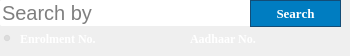
         <widget class="QFrame" name="searchFrame">
          <property name="minimumSize">
           <size>
            <width>0</width>
            <height>45</height>
           </size>
          </property>
          <property name="styleSheet">
           <string notr="true">#searchFrame{
background-color:transparent;
}</string>
          </property>
          <property name="frameShape">
           <enum>QFrame::NoFrame</enum>
          </property>
          <property name="frameShadow">
           <enum>QFrame::Raised</enum>
          </property>
          <widget class="QLineEdit" name="searchbyfieldLineEdit">
           <property name="geometry">
            <rect>
             <x>0</x>
             <y>0</y>
             <width>251</width>
             <height>26</height>
            </rect>
           </property>
           <property name="font">
            <font>
             <pointsize>-1</pointsize>
            </font>
           </property>
           <property name="styleSheet">
            <string notr="true">border-radius:2px;
font-size:20px;
width:230;</string>
           </property>
           <property name="text">
            <string/>
           </property>
           <property name="placeholderText">
            <string>Search by</string>
           </property>
          </widget>
          <widget class="QPushButton" name="searchPushButton">
           <property name="geometry">
            <rect>
             <x>250</x>
             <y>0</y>
             <width>91</width>
             <height>27</height>
            </rect>
           </property>
           <property name="sizePolicy">
            <sizepolicy hsizetype="Fixed" vsizetype="Fixed">
             <horstretch>0</horstretch>
             <verstretch>0</verstretch>
            </sizepolicy>
           </property>
           <property name="minimumSize">
            <size>
             <width>0</width>
             <height>8</height>
            </size>
           </property>
           <property name="maximumSize">
            <size>
             <width>16777215</width>
             <height>27</height>
            </size>
           </property>
           <property name="toolTip">
            <string>&lt;html&gt;&lt;head/&gt;&lt;body&gt;&lt;p&gt;Click to search&lt;/p&gt;&lt;/body&gt;&lt;/html&gt;</string>
           </property>
           <property name="autoFillBackground">
            <bool>false</bool>
           </property>
           <property name="styleSheet">
            <string notr="true">#searchPushButton
{
	-moz-box-shadow:inset 0px 1px 0px 0px #54a3f7;
	-webkit-box-shadow:inset 0px 1px 0px 0px #54a3f7;
	box-shadow:inset 0px 1px 0px 0px #54a3f7;
	background:-webkit-gradient(linear, left top, left bottom, color-stop(0.05, #007dc1), color-stop(1, #0061a7));
	background:-moz-linear-gradient(top, #007dc1 5%, #0061a7 100%);
	background:-webkit-linear-gradient(top, #007dc1 5%, #0061a7 100%);
	background:-o-linear-gradient(top, #007dc1 5%, #0061a7 100%);
	background:-ms-linear-gradient(top, #007dc1 5%, #0061a7 100%);
	background:linear-gradient(to bottom, #007dc1 5%, #0061a7 100%);
	background-color:#007dc1;
	-moz-border-radius:13px;
	-webkit-border-radius:13px;;
	border:1px solid #124d77;
	display:inline-block;
	cursor:pointer;
	color:#ffffff;
	font-family:georgia;
	font-size:13px;
	font-weight:bold;
	text-shadow:0px 1px 0px #154682;
}

#searchPushButton:hover
{
	background:-webkit-gradient(linear, left top, left bottom, color-stop(0.05, #0061a7), color-stop(1, #007dc1));
	background:-moz-linear-gradient(top, #0061a7 5%, #007dc1 100%);
	background:-webkit-linear-gradient(top, #0061a7 5%, #007dc1 100%);
	background:-o-linear-gradient(top, #0061a7 5%, #007dc1 100%);
	background:-ms-linear-gradient(top, #0061a7 5%, #007dc1 100%);
	background:linear-gradient(to bottom, #0061a7 5%, #007dc1 100%);
	background-color:#0061a7;
}
</string>
           </property>
           <property name="text">
            <string>Search</string>
           </property>
           <property name="checkable">
            <bool>false</bool>
           </property>
           <property name="autoDefault">
            <bool>false</bool>
           </property>
           <property name="default">
            <bool>false</bool>
           </property>
          </widget>
          <widget class="QRadioButton" name="enrolmentnumRadioButton">
           <property name="geometry">
            <rect>
             <x>0</x>
             <y>30</y>
             <width>141</width>
             <height>17</height>
            </rect>
           </property>
           <property name="font">
            <font>
             <family>georgia</family>
             <weight>75</weight>
             <bold>true</bold>
            </font>
           </property>
           <property name="styleSheet">
            <string notr="true">background-color:transparent;
color:white;
font-family:georgia;
font-weight:bold;
</string>
           </property>
           <property name="text">
            <string>Enrolment No.</string>
           </property>
           <property name="checked">
            <bool>true</bool>
           </property>
          </widget>
          <widget class="QRadioButton" name="aadhaarnumRadioButton">
           <property name="geometry">
            <rect>
             <x>170</x>
             <y>30</y>
             <width>131</width>
             <height>17</height>
            </rect>
           </property>
           <property name="styleSheet">
            <string notr="true">background-color:transparent;
color:white;
font-family:georgia;
font-weight:bold;
</string>
           </property>
           <property name="text">
            <string>Aadhaar No.</string>
           </property>
          </widget>
         </widget>
